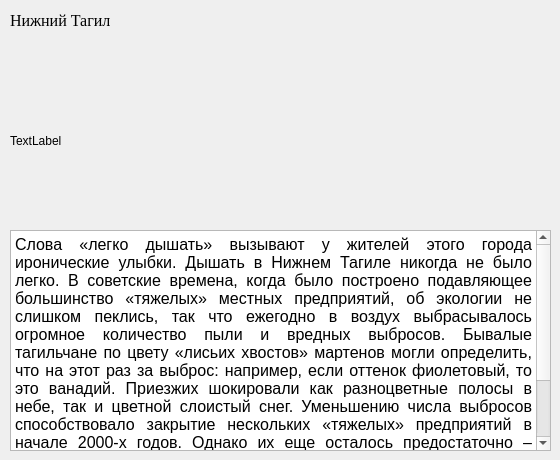
    <widget class="QWidget" name="page_nizhniy_tagil">
     <widget class="QLabel" name="label_photo_nizhniy_tagil">
      <property name="geometry">
       <rect>
        <x>10</x>
        <y>50</y>
        <width>541</width>
        <height>181</height>
       </rect>
      </property>
      <property name="text">
       <string>TextLabel</string>
      </property>
     </widget>
     <widget class="QTextEdit" name="textEdit_nizhniy_tagil">
      <property name="geometry">
       <rect>
        <x>10</x>
        <y>230</y>
        <width>541</width>
        <height>221</height>
       </rect>
      </property>
      <property name="readOnly">
       <bool>true</bool>
      </property>
      <property name="html">
       <string>&lt;!DOCTYPE HTML PUBLIC &quot;-//W3C//DTD HTML 4.0//EN&quot; &quot;http://www.w3.org/TR/REC-html40/strict.dtd&quot;&gt;
&lt;html&gt;&lt;head&gt;&lt;meta name=&quot;qrichtext&quot; content=&quot;1&quot; /&gt;&lt;style type=&quot;text/css&quot;&gt;
p, li { white-space: pre-wrap; }
&lt;/style&gt;&lt;/head&gt;&lt;body style=&quot; font-family:'MS Shell Dlg 2'; font-size:7.8pt; font-weight:400; font-style:normal;&quot;&gt;
&lt;p align=&quot;justify&quot; style=&quot; margin-top:12px; margin-bottom:12px; margin-left:0px; margin-right:0px; -qt-block-indent:0; text-indent:0px;&quot;&gt;&lt;span style=&quot; font-family:'Times New Roman'; font-size:12pt; color:#000000;&quot;&gt;Слова «легко дышать» вызывают у жителей этого города иронические улыбки. Дышать в Нижнем Тагиле никогда не было легко. В советские времена, когда было построено подавляющее большинство «тяжелых» местных предприятий, об экологии не слишком пеклись, так что ежегодно в воздух выбрасывалось огромное количество пыли и вредных выбросов. Бывалые тагильчане по цвету «лисьих хвостов» мартенов могли определить, что на этот раз за выброс: например, если оттенок фиолетовый, то это ванадий. Приезжих шокировали как разноцветные полосы в небе, так и цветной слоистый снег. Уменьшению числа выбросов способствовало закрытие нескольких «тяжелых» предприятий в начале 2000-х годов. Однако их еще осталось предостаточно – металлургический комбинат, вагоностроительный завод и так далее. По программе «Чистый воздух» планируется снизить число выбросов примерно на 20% по сравнению с 2017 годом. А пока что снижение составило около 11%.&lt;br /&gt;&lt;/span&gt;&lt;/p&gt;&lt;/body&gt;&lt;/html&gt;</string>
      </property>
     </widget>
     <widget class="QLabel" name="label_title_nizhniy_tagil">
      <property name="geometry">
       <rect>
        <x>10</x>
        <y>0</y>
        <width>151</width>
        <height>41</height>
       </rect>
      </property>
      <property name="font">
       <font>
        <family>Times New Roman</family>
        <pointsize>12</pointsize>
        <weight>12</weight>
        <italic>false</italic>
        <bold>false</bold>
       </font>
      </property>
      <property name="styleSheet">
       <string notr="true">font: 100 12pt &quot;Times New Roman&quot;;</string>
      </property>
      <property name="text">
       <string>Нижний Тагил</string>
      </property>
     </widget>
    </widget>
